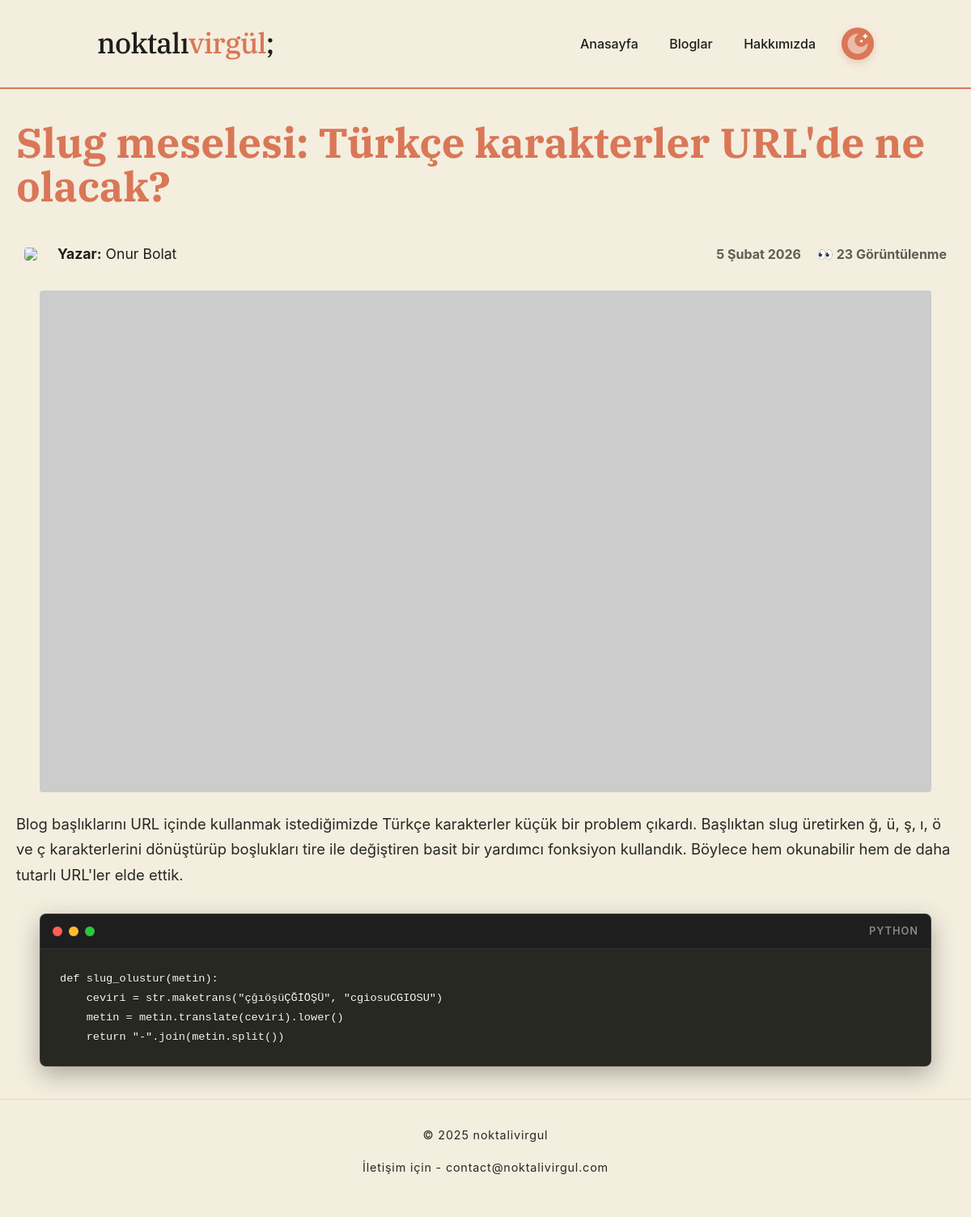
The app's page /blog/slug-meselesi-turkce-karakterler-urlde-ne-olacak with its own data.
### app.py (models this page shows)
class Post(db.Model):
    id = db.Column(db.Integer, primary_key=True)
    baslik = db.Column(db.String(100),  unique=True, nullable=False)
    slug = db.Column(db.String(150), nullable=False)
    yazar = db.Column(db.Text)
    kapak = db.Column(db.Text)
    ozet = db.Column(db.String(300))
    tarih = db.Column(db.DateTime, default=datetime.utcnow)
    tiklanma = db.Column(db.Integer, default=0)
    parcalar = db.relationship('PostContent', backref='yazi', lazy=True, order_by="PostContent.sira")

class PostContent(db.Model):
    id = db.Column(db.Integer, primary_key=True)
    post_id = db.Column(db.Integer, db.ForeignKey('post.id'), nullable=False)
    tip = db.Column(db.String(20))
    icerik = db.Column(db.Text)
    sira = db.Column(db.Integer)

### app.py (the view)
@app.route('/blog/<string:post_slug>')
def blog_detay(post_slug):
    yazi = Post.query.filter_by(slug=post_slug).first_or_404()
    cerez_adi = f"okundu_{yazi.slug}"
    daha_once_okudu_mu = request.cookies.get(cerez_adi)
    response = make_response(render_template('sablon.html', yazi=yazi))
    if not daha_once_okudu_mu:
        yazi.tiklanma += 1
        db.session.commit()
        response.set_cookie(cerez_adi, '1', max_age=60*60*24*10)
    return response

### app.py (called while the page is built)
def format_date(value):
    aylar = [
        "Ocak", "Şubat", "Mart", "Nisan", "Mayıs", "Haziran",
        "Temmuz", "Ağustos", "Eylül", "Ekim", "Kasım", "Aralık"
    ]
    gun = value.day
    ay = aylar[value.month - 1]
    yil = value.year
    return f"{gun} {ay} {yil}"

### templates/sablon.html (shortened to what this page needs)
<!DOCTYPE html>
<html lang="tr">
<head>
    <link rel="stylesheet" href="{{ url_for('static', filename='css/sablon_style.css') }}">
    <link href="https://cdnjs.cloudflare.com/ajax/libs/prism/1.29.0/themes/prism-okaidia.min.css" rel="stylesheet" />
</head>
<body>
    <header class="header">
        <div class="sitelogo" onclick="location.href='/'">
            noktalı<span>virgül</span>;
        </div>
        <div class="butonlar">
            <div class="newbtn">
                <button onclick="location.href='/'">Anasayfa</button>
                <button onclick="location.href='/bloglar'">Bloglar</button>
                <button onclick="location.href='/hakkimizda'">Hakkımızda</button>
            </div>
            <button id="theme-toggle">
                <img id="theme-icon" src="" alt="Tema İkonu" width="24" height="24">
            </button>
        </div>
    </header>
    <div class="content">
        <main class="main">
                    <h1 class="baslik">{{ yazi.baslik }}</h1>
                    <div class="yazar-div">
                        <div style="flex-grow: 1;" class="yazar">
                            {% if yazi.yazar %}
                                <a href="/yazarlar">
                                    <img class="imgcircle" src="{% if yazi.yazar == 'onur' %}{{ url_for('static', filename='imgs/onur-circle.jpg') }}{% else %}{{ url_for('static', filename='imgs/yalcin-circle.jpg') }}{% endif %}">
                                </a>
                                <p class="yazaradi"><a href="/yazarlar"><b>Yazar:</b> {% if yazi.yazar == 'onur' %}Onur Bolat{% else %}Yalçın Kılıç{% endif %}</a></p>
                            {% endif %}
                        </div>
                        <div class="yazar-meta">
                            <p class="tarih"><b>{{yazi.tarih|tarih_formati}}</b></p>
                            <p class="okunma"><b>👀 {{yazi.tiklanma}} Görüntülenme</b></p>
                        </div>
                    </div>
                    <div class="teklifotogrid">
                    <img src="{{ yazi.kapak }}">
                    </div>
                    {% for parca in yazi.parcalar %}
    {% if parca.tip == 'yazi' %}
        <p class="blogyazisi">{{ parca.icerik }}</p>
    {% elif parca.tip.startswith('kod-') %}
        {% set dil = parca.tip.split('-')[1] %}
        <div class="code-window">
            <div class="window-header">
                <span class="dot red"></span>
                <span class="dot yellow"></span>
                <span class="dot green"></span>
                <span class="lang-title">{{ dil|upper }}</span>
            </div>
            <pre><code class="language-{{ dil }}">{{ parca.icerik }}</code></pre>
        </div>
    {% elif parca.tip == 'medya' %}
        <div class="medya-container">
            {{ parca.icerik|safe }}
        </div>
    {% endif %}
{% endfor %}
        </main>
    </div>
    <footer class="footer">
        <p>© 2025 noktalivirgul </p>
        <p>İletişim için - contact@noktalivirgul.com </p>
    </footer>
</body>
</html>

### static/css/sablon_style.css (style rules this page uses)
:root { --bg-color: #F4EEDF; --text-main: #1D1D1B; --text-muted: #625C54; --accent: #D97757; --border: #E3DBCC; --card-bg: #FCFBF8; --font-serif: 'IBM Plex Serif', serif; --font-sans: 'Inter', sans-serif; }
* { box-sizing: border-box; padding: 0; margin: 0; }
body { background-color: var(--bg-color); color: var(--text-main); font-family: var(--font-sans); line-height: 1.7; -webkit-font-smoothing: antialiased; transition: transform 0.5s cubic-bezier(0.16, 1, 0.3, 1), background-color 0.3s cubic-bezier(0.16, 1, 0.3, 1), color 0.3s ease; }
.header { padding: 1.5rem 10%; border-bottom: 2px solid var(--accent); display: flex; justify-content: space-between; align-items: center; background-color: var(--bg-color); position: -webkit-sticky; position: sticky; top: 0; z-index: 1000; }
.sitelogo { font-family: var(--font-serif); font-size: 2.2rem; font-weight: 500; cursor: pointer; letter-spacing: -0.02em; color: var(--text-main); }
.sitelogo span { color: var(--accent); }
.butonlar { display: flex; align-items: center; gap: 15px; }
.butonlar button { background: none; border: 1px solid transparent; padding: 8px 16px; border-radius: 20px; font-family: var(--font-sans); font-size: 1rem; font-weight: 500; cursor: pointer; color: var(--text-main); }
#theme-toggle { background: var(--accent); color: white; border: none; padding: 5px; border-radius: 50%; width: 40px; height: 40px; cursor: pointer; font-size: 1.2rem; display: flex; align-items: center; justify-content: center; box-shadow: 0 4px 10px rgba(217, 119, 87, 0.3); }
#theme-icon { width: 100%; height: 100%; display: block; pointer-events: none; filter: brightness(1.1); }
.footer { padding-bottom: 0.75rem; padding: 2rem; border-top: 1px solid var(--border); background-color: var(--card-bg); color: var(--text-muted); text-align: center; letter-spacing: 0.05em; background-color: var(--bg-color); }
.footer p { margin-bottom: 1rem; color: var(--text-main); font-size: 0.9rem; opacity: 0.95; }
.code-window { background-color: #272822; border-radius: 8px; width: 95%; max-width: 1200px; margin: 2rem auto; box-shadow: 0 10px 30px rgba(0,0,0,0.3); overflow: hidden; border: 1px solid rgba(255,255,255,0.1); }
.window-header { background-color: #1e1e1e; padding: 10px 15px; display: flex; align-items: center; gap: 8px; border-bottom: 1px solid #333; }
.dot { width: 12px; height: 12px; border-radius: 50%; display: inline-block; }
.red { background-color: #ff5f56; }
.yellow { background-color: #ffbd2e; }
.green { background-color: #27c93f; }
.lang-title { margin-left: auto; color: #888; font-size: 0.8rem; font-family: var(--font-sans); font-weight: 600; letter-spacing: 1px; }
pre[class*="language-"] { margin: 0 !important; border-radius: 0 0 8px 8px !important; padding: 1.5rem !important; background: transparent !important; text-shadow: none !important; }
code[class*="language-"] { font-size: 0.85rem !important; font-family: 'Fira Code', 'Consolas', monospace !important; line-height: 1.5; }
.content { display: flex; max-width: 1200px; margin: 4rem auto; margin-bottom: 0.5rem; margin-top: 1rem; gap: 5rem; padding: 0 20px; }
.main { flex: 65%; }
.baslik { font-family: var(--font-serif); font-size: 3.2rem; line-height: 1.05; color: var(--accent); margin-bottom: 2rem; margin-top: 1.5rem; }
.blogyazisi { margin-bottom: 1.8rem; font-size: 1.15rem; color: var(--text-main); opacity: 0.95; }
.yazar-div { display: flex; flex-wrap: wrap; align-items: center !important; gap: 20px; padding: 10px; margin-bottom: 20px; }
.yazar { display: flex; align-items: center; gap: 20px; }
.yazar-meta { display: flex; gap: 20px; color: var(--text-muted); }
.yazaradi { margin-left: 5px; font-size: 1.1rem; }
.yazar a { width: fit-content; display: block; text-decoration: none; }
.yazar a, .yazar a:visited, .yazar a:hover, .yazar a:active { color: inherit; text-decoration: none; outline: none; }
.imgcircle { display: block; max-width: 70px; height: auto; border-radius: 4px; }
.teklifotogrid { display: grid; grid-template-columns: 1fr; margin-top: 0.5rem; line-height: 0; }
.teklifotogrid img { margin: 0; display: block; margin-left: auto; margin-right: auto; width: 95%; aspect-ratio: 16 / 9; border-radius: 4px; margin-bottom: 1.5rem; object-fit: cover; object-position: center; }

### records on screen
Post: baslik "Slug meselesi: Türkçe karakterler URL'de ne olacak?", tarih|tarih_formati "5 Şubat 2026", tiklanma "23"
PostContent: icerik "Blog başlıklarını URL içinde kullanmak istediğimizde Türkçe karakterler küçük bir problem çıkardı. Başlıktan slug üretirken ğ, ü, ş, ı, ö ve ç karakterlerini dönüştürüp boşlukları tire ile değiştiren basit bir yardımcı fonksiyon kullandık. Böylece hem okunabilir hem de daha tutarlı URL'ler elde ettik."
PostContent: dil "PYTHON"
